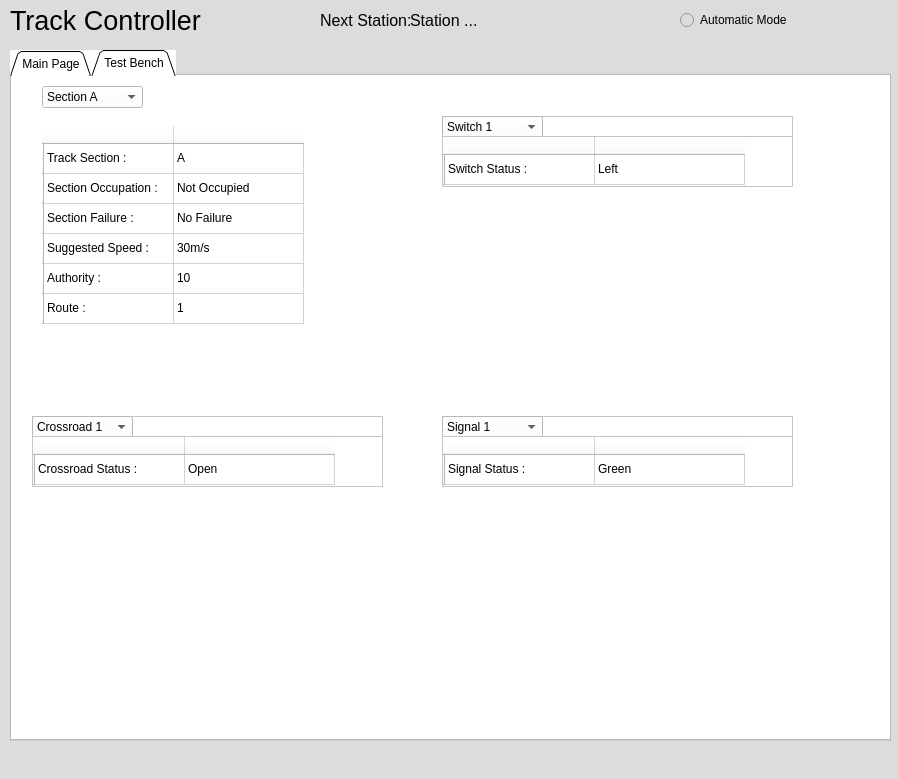
<?xml version="1.0" encoding="UTF-8"?>
<ui version="4.0">
 <class>MainWindow</class>
 <widget class="QMainWindow" name="MainWindow">
  <property name="geometry">
   <rect>
    <x>0</x>
    <y>0</y>
    <width>898</width>
    <height>779</height>
   </rect>
  </property>
  <property name="windowTitle">
   <string>MainWindow</string>
  </property>
  <property name="styleSheet">
   <string notr="true">background-color: rgb(220,220,220);</string>
  </property>
  <widget class="QWidget" name="centralwidget">
   <widget class="QRadioButton" name="modeButton">
    <property name="geometry">
     <rect>
      <x>680</x>
      <y>10</y>
      <width>121</width>
      <height>20</height>
     </rect>
    </property>
    <property name="text">
     <string>Automatic Mode</string>
    </property>
   </widget>
   <widget class="QLabel" name="name">
    <property name="geometry">
     <rect>
      <x>10</x>
      <y>0</y>
      <width>201</width>
      <height>41</height>
     </rect>
    </property>
    <property name="font">
     <font>
      <pointsize>20</pointsize>
     </font>
    </property>
    <property name="lineWidth">
     <number>1</number>
    </property>
    <property name="midLineWidth">
     <number>0</number>
    </property>
    <property name="text">
     <string>Track Controller</string>
    </property>
   </widget>
   <widget class="QTabWidget" name="pageSelection">
    <property name="geometry">
     <rect>
      <x>10</x>
      <y>50</y>
      <width>881</width>
      <height>691</height>
     </rect>
    </property>
    <property name="styleSheet">
     <string notr="true">background-color: rgb(255, 255, 255);</string>
    </property>
    <property name="tabPosition">
     <enum>QTabWidget::North</enum>
    </property>
    <property name="tabShape">
     <enum>QTabWidget::Triangular</enum>
    </property>
    <property name="currentIndex">
     <number>1</number>
    </property>
    <property name="Sections" stdset="0">
     <number>2</number>
    </property>
    <widget class="QWidget" name="mainPage">
     <attribute name="title">
      <string>Main Page</string>
     </attribute>
     <widget class="QTableWidget" name="sectionData">
      <property name="geometry">
       <rect>
        <x>30</x>
        <y>50</y>
        <width>331</width>
        <height>261</height>
       </rect>
      </property>
      <property name="styleSheet">
       <string notr="true">background-color: rgb(255, 255, 255);</string>
      </property>
      <property name="frameShape">
       <enum>QFrame::NoFrame</enum>
      </property>
      <property name="lineWidth">
       <number>2</number>
      </property>
      <property name="midLineWidth">
       <number>2</number>
      </property>
      <attribute name="horizontalHeaderMinimumSectionSize">
       <number>39</number>
      </attribute>
      <attribute name="horizontalHeaderDefaultSectionSize">
       <number>130</number>
      </attribute>
      <row>
       <property name="text">
        <string/>
       </property>
      </row>
      <row>
       <property name="text">
        <string/>
       </property>
      </row>
      <row>
       <property name="text">
        <string/>
       </property>
      </row>
      <column>
       <property name="text">
        <string/>
       </property>
      </column>
      <column>
       <property name="text">
        <string/>
       </property>
      </column>
      <item row="0" column="0">
       <property name="text">
        <string>Track Section :</string>
       </property>
      </item>
      <item row="0" column="1">
       <property name="text">
        <string>A</string>
       </property>
      </item>
      <item row="1" column="0">
       <property name="text">
        <string>Section Occupation :</string>
       </property>
      </item>
      <item row="1" column="1">
       <property name="text">
        <string>Not Occupied</string>
       </property>
      </item>
      <item row="2" column="0">
       <property name="text">
        <string>Section Failure :</string>
       </property>
      </item>
      <item row="2" column="1">
       <property name="text">
        <string>No Failure</string>
       </property>
      </item>
     </widget>
     <widget class="QComboBox" name="section">
      <property name="geometry">
       <rect>
        <x>30</x>
        <y>10</y>
        <width>101</width>
        <height>22</height>
       </rect>
      </property>
      <item>
       <property name="text">
        <string>Section A</string>
       </property>
      </item>
      <item>
       <property name="text">
        <string>Section B</string>
       </property>
      </item>
     </widget>
     <widget class="QFrame" name="frame">
      <property name="geometry">
       <rect>
        <x>430</x>
        <y>40</y>
        <width>351</width>
        <height>271</height>
       </rect>
      </property>
      <property name="frameShape">
       <enum>QFrame::StyledPanel</enum>
      </property>
      <property name="frameShadow">
       <enum>QFrame::Raised</enum>
      </property>
      <widget class="QLabel" name="switchDirection">
       <property name="geometry">
        <rect>
         <x>120</x>
         <y>110</y>
         <width>131</width>
         <height>91</height>
        </rect>
       </property>
       <property name="text">
        <string>&lt;html&gt;&lt;head/&gt;&lt;body&gt;&lt;p&gt;&lt;img src=&quot;:/left/left.jpg&quot;/&gt;&lt;/p&gt;&lt;/body&gt;&lt;/html&gt;</string>
       </property>
      </widget>
      <widget class="QPushButton" name="toggleDirection">
       <property name="geometry">
        <rect>
         <x>130</x>
         <y>30</y>
         <width>101</width>
         <height>24</height>
        </rect>
       </property>
       <property name="font">
        <font>
         <bold>true</bold>
        </font>
       </property>
       <property name="text">
        <string>Toggle Direction</string>
       </property>
      </widget>
      <widget class="QComboBox" name="section_2">
       <property name="geometry">
        <rect>
         <x>0</x>
         <y>0</y>
         <width>101</width>
         <height>22</height>
        </rect>
       </property>
       <item>
        <property name="text">
         <string>Switch 1</string>
        </property>
       </item>
       <item>
        <property name="text">
         <string>Switch 2</string>
        </property>
       </item>
      </widget>
     </widget>
     <widget class="QFrame" name="frame_2">
      <property name="geometry">
       <rect>
        <x>20</x>
        <y>340</y>
        <width>351</width>
        <height>271</height>
       </rect>
      </property>
      <property name="frameShape">
       <enum>QFrame::StyledPanel</enum>
      </property>
      <property name="frameShadow">
       <enum>QFrame::Raised</enum>
      </property>
      <widget class="QLabel" name="switchDirection_2">
       <property name="geometry">
        <rect>
         <x>90</x>
         <y>70</y>
         <width>161</width>
         <height>161</height>
        </rect>
       </property>
       <property name="text">
        <string>&lt;html&gt;&lt;head/&gt;&lt;body&gt;&lt;p&gt;&lt;img src=&quot;:/crossc/crossc.jpg&quot;/&gt;&lt;/p&gt;&lt;/body&gt;&lt;/html&gt;</string>
       </property>
      </widget>
      <widget class="QPushButton" name="toggleCrossroad">
       <property name="geometry">
        <rect>
         <x>130</x>
         <y>20</y>
         <width>101</width>
         <height>24</height>
        </rect>
       </property>
       <property name="font">
        <font>
         <bold>true</bold>
        </font>
       </property>
       <property name="text">
        <string>Toggle Crossroad</string>
       </property>
      </widget>
      <widget class="QComboBox" name="section_3">
       <property name="geometry">
        <rect>
         <x>0</x>
         <y>0</y>
         <width>101</width>
         <height>22</height>
        </rect>
       </property>
       <item>
        <property name="text">
         <string>Crossroad 1</string>
        </property>
       </item>
       <item>
        <property name="text">
         <string>Crossroad 2</string>
        </property>
       </item>
      </widget>
     </widget>
     <widget class="QFrame" name="frame_3">
      <property name="geometry">
       <rect>
        <x>430</x>
        <y>340</y>
        <width>351</width>
        <height>271</height>
       </rect>
      </property>
      <property name="frameShape">
       <enum>QFrame::StyledPanel</enum>
      </property>
      <property name="frameShadow">
       <enum>QFrame::Raised</enum>
      </property>
      <widget class="QPushButton" name="greenButton">
       <property name="geometry">
        <rect>
         <x>50</x>
         <y>50</y>
         <width>75</width>
         <height>24</height>
        </rect>
       </property>
       <property name="styleSheet">
        <string notr="true">background-color: rgb(0, 255, 0);</string>
       </property>
       <property name="text">
        <string>Green</string>
       </property>
      </widget>
      <widget class="QPushButton" name="redButton">
       <property name="geometry">
        <rect>
         <x>50</x>
         <y>160</y>
         <width>75</width>
         <height>24</height>
        </rect>
       </property>
       <property name="styleSheet">
        <string notr="true">background-color: rgb(255, 0, 0);</string>
       </property>
       <property name="text">
        <string>Red</string>
       </property>
      </widget>
      <widget class="QPushButton" name="signalState">
       <property name="geometry">
        <rect>
         <x>210</x>
         <y>50</y>
         <width>91</width>
         <height>131</height>
        </rect>
       </property>
       <property name="font">
        <font>
         <bold>true</bold>
        </font>
       </property>
       <property name="styleSheet">
        <string notr="true">background-color: rgb(0, 255, 0);</string>
       </property>
       <property name="text">
        <string>Current Signal</string>
       </property>
       <property name="autoDefault">
        <bool>false</bool>
       </property>
      </widget>
      <widget class="QComboBox" name="section_4">
       <property name="geometry">
        <rect>
         <x>0</x>
         <y>0</y>
         <width>101</width>
         <height>22</height>
        </rect>
       </property>
       <item>
        <property name="text">
         <string>Signal 1</string>
        </property>
       </item>
       <item>
        <property name="text">
         <string>Signal 2</string>
        </property>
       </item>
      </widget>
     </widget>
     <zorder>frame</zorder>
     <zorder>sectionData</zorder>
     <zorder>section</zorder>
     <zorder>frame_2</zorder>
     <zorder>frame_3</zorder>
    </widget>
    <widget class="QWidget" name="testBench">
     <attribute name="title">
      <string>Test Bench</string>
     </attribute>
     <widget class="QTableWidget" name="sectionData_3">
      <property name="geometry">
       <rect>
        <x>30</x>
        <y>50</y>
        <width>331</width>
        <height>211</height>
       </rect>
      </property>
      <property name="styleSheet">
       <string notr="true">background-color: rgb(255, 255, 255);</string>
      </property>
      <property name="frameShape">
       <enum>QFrame::NoFrame</enum>
      </property>
      <property name="lineWidth">
       <number>2</number>
      </property>
      <property name="midLineWidth">
       <number>2</number>
      </property>
      <attribute name="horizontalHeaderMinimumSectionSize">
       <number>39</number>
      </attribute>
      <attribute name="horizontalHeaderDefaultSectionSize">
       <number>130</number>
      </attribute>
      <row>
       <property name="text">
        <string/>
       </property>
      </row>
      <row>
       <property name="text">
        <string/>
       </property>
      </row>
      <row>
       <property name="text">
        <string/>
       </property>
      </row>
      <row>
       <property name="text">
        <string/>
       </property>
      </row>
      <row>
       <property name="text">
        <string/>
       </property>
      </row>
      <row>
       <property name="text">
        <string/>
       </property>
      </row>
      <column>
       <property name="text">
        <string/>
       </property>
      </column>
      <column>
       <property name="text">
        <string/>
       </property>
      </column>
      <item row="0" column="0">
       <property name="text">
        <string>Track Section :</string>
       </property>
      </item>
      <item row="0" column="1">
       <property name="text">
        <string>A</string>
       </property>
      </item>
      <item row="1" column="0">
       <property name="text">
        <string>Section Occupation :</string>
       </property>
      </item>
      <item row="1" column="1">
       <property name="text">
        <string>Not Occupied</string>
       </property>
      </item>
      <item row="2" column="0">
       <property name="text">
        <string>Section Failure :</string>
       </property>
      </item>
      <item row="2" column="1">
       <property name="text">
        <string>No Failure</string>
       </property>
      </item>
      <item row="3" column="0">
       <property name="text">
        <string>Suggested Speed :</string>
       </property>
      </item>
      <item row="3" column="1">
       <property name="text">
        <string>30m/s</string>
       </property>
      </item>
      <item row="4" column="0">
       <property name="text">
        <string>Authority :</string>
       </property>
      </item>
      <item row="4" column="1">
       <property name="text">
        <string>10</string>
       </property>
      </item>
      <item row="5" column="0">
       <property name="text">
        <string>Route :</string>
       </property>
      </item>
      <item row="5" column="1">
       <property name="text">
        <string>1</string>
       </property>
      </item>
     </widget>
     <widget class="QComboBox" name="section_5">
      <property name="geometry">
       <rect>
        <x>30</x>
        <y>10</y>
        <width>101</width>
        <height>22</height>
       </rect>
      </property>
      <item>
       <property name="text">
        <string>Section A</string>
       </property>
      </item>
      <item>
       <property name="text">
        <string>Section B</string>
       </property>
      </item>
     </widget>
     <widget class="QFrame" name="frame_4">
      <property name="geometry">
       <rect>
        <x>430</x>
        <y>40</y>
        <width>351</width>
        <height>71</height>
       </rect>
      </property>
      <property name="frameShape">
       <enum>QFrame::StyledPanel</enum>
      </property>
      <property name="frameShadow">
       <enum>QFrame::Raised</enum>
      </property>
      <widget class="QComboBox" name="section_6">
       <property name="geometry">
        <rect>
         <x>0</x>
         <y>0</y>
         <width>101</width>
         <height>22</height>
        </rect>
       </property>
       <item>
        <property name="text">
         <string>Switch 1</string>
        </property>
       </item>
       <item>
        <property name="text">
         <string>Switch 2</string>
        </property>
       </item>
      </widget>
      <widget class="QTableWidget" name="tableWidget">
       <property name="geometry">
        <rect>
         <x>0</x>
         <y>20</y>
         <width>351</width>
         <height>51</height>
        </rect>
       </property>
       <attribute name="horizontalHeaderDefaultSectionSize">
        <number>150</number>
       </attribute>
       <row>
        <property name="text">
         <string/>
        </property>
       </row>
       <column>
        <property name="text">
         <string/>
        </property>
       </column>
       <column>
        <property name="text">
         <string/>
        </property>
       </column>
       <item row="0" column="0">
        <property name="text">
         <string>Switch Status :</string>
        </property>
       </item>
       <item row="0" column="1">
        <property name="text">
         <string>Left</string>
        </property>
       </item>
      </widget>
     </widget>
     <widget class="QFrame" name="frame_5">
      <property name="geometry">
       <rect>
        <x>20</x>
        <y>340</y>
        <width>351</width>
        <height>71</height>
       </rect>
      </property>
      <property name="frameShape">
       <enum>QFrame::StyledPanel</enum>
      </property>
      <property name="frameShadow">
       <enum>QFrame::Raised</enum>
      </property>
      <widget class="QComboBox" name="section_7">
       <property name="geometry">
        <rect>
         <x>0</x>
         <y>0</y>
         <width>101</width>
         <height>22</height>
        </rect>
       </property>
       <item>
        <property name="text">
         <string>Crossroad 1</string>
        </property>
       </item>
       <item>
        <property name="text">
         <string>Crossroad 2</string>
        </property>
       </item>
      </widget>
      <widget class="QTableWidget" name="tableWidget_3">
       <property name="geometry">
        <rect>
         <x>0</x>
         <y>20</y>
         <width>351</width>
         <height>51</height>
        </rect>
       </property>
       <attribute name="horizontalHeaderDefaultSectionSize">
        <number>150</number>
       </attribute>
       <row>
        <property name="text">
         <string/>
        </property>
       </row>
       <column>
        <property name="text">
         <string/>
        </property>
       </column>
       <column>
        <property name="text">
         <string/>
        </property>
       </column>
       <item row="0" column="0">
        <property name="text">
         <string>Crossroad Status :</string>
        </property>
       </item>
       <item row="0" column="1">
        <property name="text">
         <string>Open</string>
        </property>
       </item>
      </widget>
     </widget>
     <widget class="QFrame" name="frame_6">
      <property name="geometry">
       <rect>
        <x>430</x>
        <y>340</y>
        <width>351</width>
        <height>71</height>
       </rect>
      </property>
      <property name="frameShape">
       <enum>QFrame::StyledPanel</enum>
      </property>
      <property name="frameShadow">
       <enum>QFrame::Raised</enum>
      </property>
      <widget class="QComboBox" name="section_8">
       <property name="geometry">
        <rect>
         <x>0</x>
         <y>0</y>
         <width>101</width>
         <height>22</height>
        </rect>
       </property>
       <item>
        <property name="text">
         <string>Signal 1</string>
        </property>
       </item>
       <item>
        <property name="text">
         <string>Signal 2</string>
        </property>
       </item>
      </widget>
      <widget class="QTableWidget" name="tableWidget_2">
       <property name="geometry">
        <rect>
         <x>0</x>
         <y>20</y>
         <width>351</width>
         <height>51</height>
        </rect>
       </property>
       <attribute name="horizontalHeaderDefaultSectionSize">
        <number>150</number>
       </attribute>
       <row>
        <property name="text">
         <string/>
        </property>
       </row>
       <column>
        <property name="text">
         <string/>
        </property>
       </column>
       <column>
        <property name="text">
         <string/>
        </property>
       </column>
       <item row="0" column="0">
        <property name="text">
         <string>Signal Status :</string>
        </property>
       </item>
       <item row="0" column="1">
        <property name="text">
         <string>Green</string>
        </property>
       </item>
      </widget>
     </widget>
    </widget>
   </widget>
   <widget class="QLabel" name="statText">
    <property name="geometry">
     <rect>
      <x>320</x>
      <y>0</y>
      <width>91</width>
      <height>41</height>
     </rect>
    </property>
    <property name="font">
     <font>
      <pointsize>12</pointsize>
     </font>
    </property>
    <property name="lineWidth">
     <number>1</number>
    </property>
    <property name="midLineWidth">
     <number>0</number>
    </property>
    <property name="text">
     <string>Next Station:</string>
    </property>
   </widget>
   <widget class="QLabel" name="statText_2">
    <property name="geometry">
     <rect>
      <x>410</x>
      <y>10</y>
      <width>91</width>
      <height>21</height>
     </rect>
    </property>
    <property name="font">
     <font>
      <pointsize>12</pointsize>
     </font>
    </property>
    <property name="styleSheet">
     <string notr="true">border-color: rgb(0, 0, 0);</string>
    </property>
    <property name="lineWidth">
     <number>1</number>
    </property>
    <property name="midLineWidth">
     <number>0</number>
    </property>
    <property name="text">
     <string>Station ...</string>
    </property>
   </widget>
  </widget>
  <widget class="QMenuBar" name="menubar">
   <property name="geometry">
    <rect>
     <x>0</x>
     <y>0</y>
     <width>898</width>
     <height>22</height>
    </rect>
   </property>
  </widget>
  <widget class="QStatusBar" name="statusbar"/>
 </widget>
 <resources>
  <include location="Images/left.qrc"/>
  <include location="Images/crosso.qrc"/>
  <include location="Images/right.qrc"/>
  <include location="Images/crossc.qrc"/>
 </resources>
 <connections/>
</ui>
